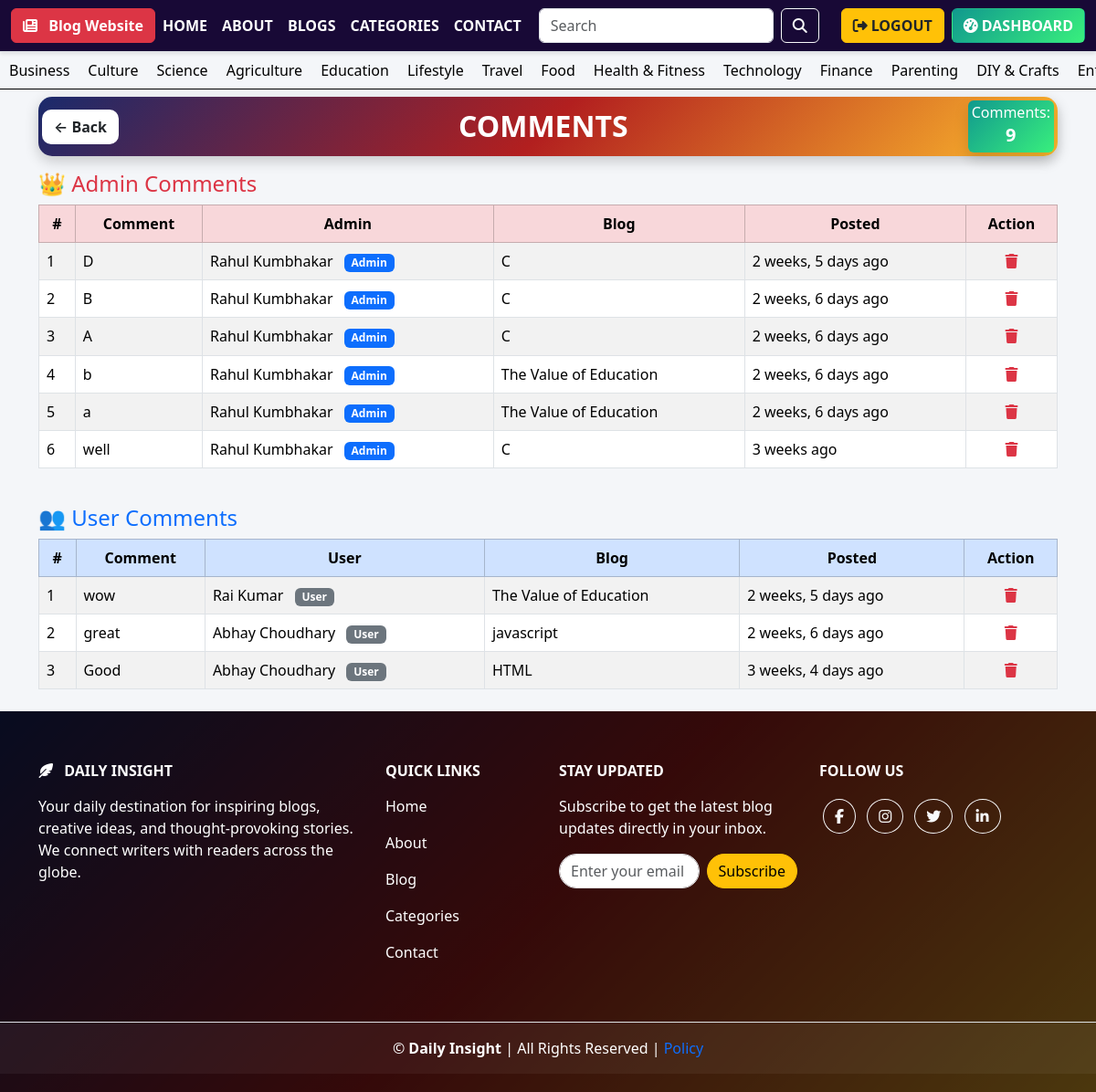
Before: /dashboard/all_comments/ (signed in) with the older database file.
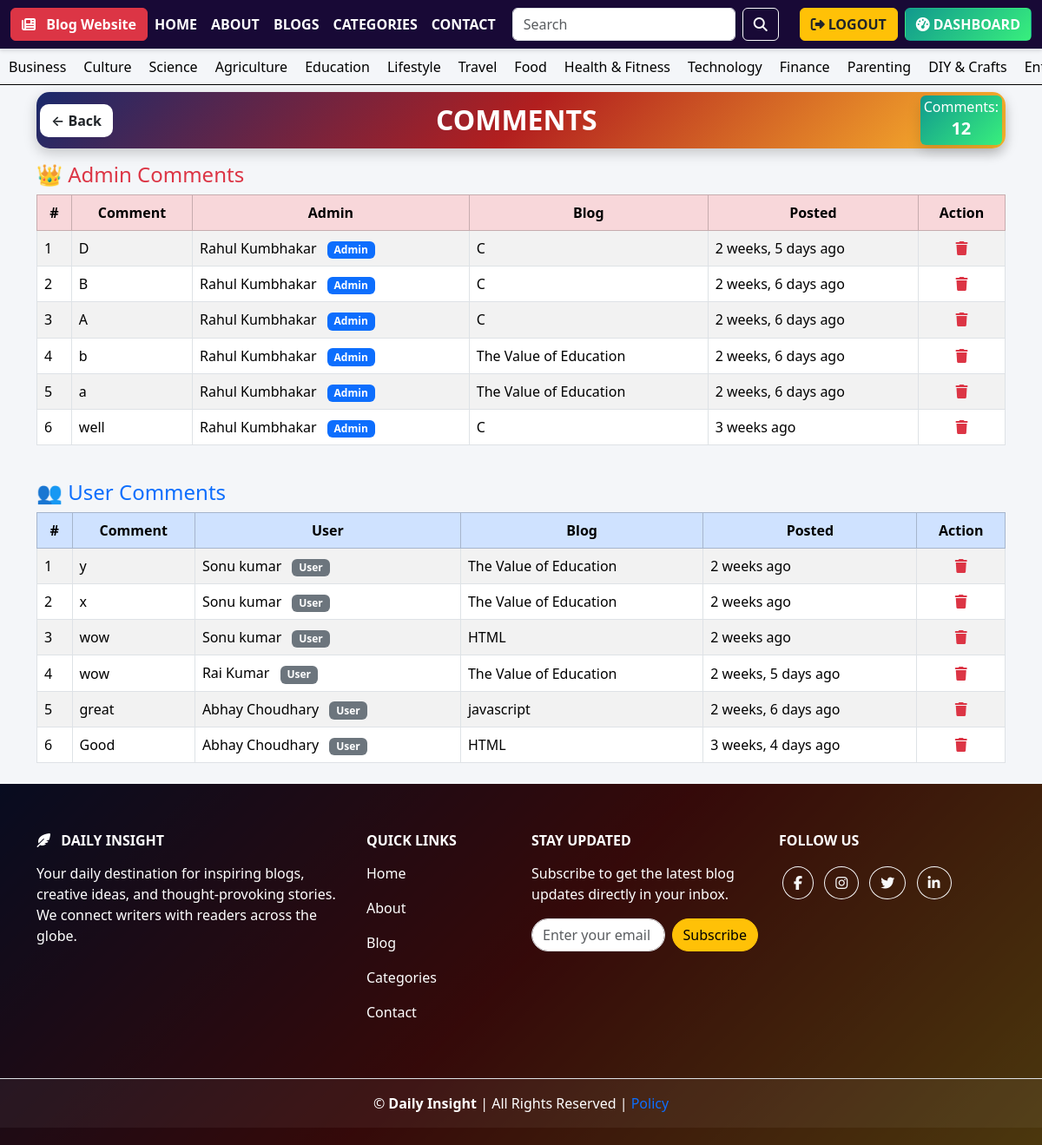
After: the same page with the newer database file.
### blog_app/models.py (models this page shows, shortened)
class Category(models.Model):
    category_name = models.CharField(max_length=100,unique=True)
    created_at=models.DateTimeField(auto_now_add=True)
    updated_at=models.DateTimeField(auto_now=True)
    class Meta:
        verbose_name_plural='categories'

class Comment(models.Model):
    user=models.ForeignKey(User,on_delete=models.CASCADE)
    blog= models.ForeignKey(Blogs,on_delete=models.CASCADE)
    comment=models.TextField(max_length=200)
    created_at=models.DateTimeField(auto_now_add=True)
    updated_at=models.DateTimeField(auto_now=True)

class Blogs(models.Model):
    title = models.CharField(max_length=500, unique=True)
    slug = models.SlugField(unique=True, blank=True)
    Category = models.ForeignKey('Category', on_delete=models.CASCADE)
    author = models.ForeignKey(User, on_delete=models.CASCADE)
    blog_image = models.ImageField(null=True, blank=True, upload_to='blogs_image')
    short_description = models.CharField(max_length=2000, default='No description')
    blog_body = CKEditor5Field('Text', config_name='default')
    status = models.CharField(max_length=10, choices=STATUS_CHOICE, default='draft')
    is_featured = models.BooleanField(default=False)  # ✅ Correct spelling
    created_at = models.DateTimeField(auto_now_add=True)
    updated_at = models.DateTimeField(auto_now=True)
    liked_users = models.ManyToManyField(
        settings.AUTH_USER_MODEL,
        related_name='liked_blogs',
        blank=True
    )
    disliked_users = models.ManyToManyField(
        settings.AUTH_USER_MODEL,
        related_name='disliked_blogs',
        blank=True
    )
    class Meta:
        verbose_name_plural = 'blogs'

### dashboard/views.py (the view)
# urls.py: path('all_comments/',all_comments,name='all_comments'),
def all_comments(request):
    if request.user.is_authenticated:
        if request.user.is_staff or request.user.is_superuser:
            admin_comments = Comment.objects.filter(user__is_staff=True).select_related('blog').order_by('-created_at')
            user_comments = Comment.objects.filter(user__is_staff=False).select_related('blog').order_by('-created_at')
            comment_count = admin_comments.count() + user_comments.count()
        else:
            admin_comments = Comment.objects.none()
            user_comments = Comment.objects.filter(user=request.user).select_related('blog').order_by('-created_at')
            comment_count = user_comments.count()
    else:
        admin_comments = Comment.objects.none()
        user_comments = Comment.objects.none()
        comment_count = 0
    return render(request, 'all_comments.html', {
        'admin_comments': admin_comments,
        'user_comments': user_comments,
        'comment_count': comment_count
    })

### blog_app/context_processors.py (called while the page is built)
def get_categories(request):
    categories=Category.objects.all()
    return {'categories': categories}

### dashboard/templates/all_comments.html (shortened to what this page needs)
{% extends 'base/base.html' %}
{% block content %}
<div class="container py-2">
  <div class="header-bar d-flex justify-content-between align-items-center mb-3 px-1 py-1">
    <a href="{% url 'comments' %}" class="btn btn-back">← Back</a>
    <h2 class="text-center mb-0">
      {% if request.user.is_staff or request.user.is_superuser %}
        COMMENTS
      {% else %}
        MY COMMENTS
      {% endif %}
    </h2>
    <div class="stat-card border-2 shadow bg-gradient-green rounded text-white px-1 py-1 text-center">
      <h6 class="m-0">Comments:</h6>
      <p class="fs-5 fw-bold m-0">{{ comment_count }}</p>
    </div>
  </div>
  {% if request.user.is_staff or request.user.is_superuser %}
    <h4 class="mt-3 text-danger">👑 Admin Comments</h4>
    {% if admin_comments %}
      <div class="table-responsive mb-4">
        <table class="table table-bordered table-striped align-middle">
          <thead class="table-danger text-center">
            <tr>
              <th>#</th>
              <th>Comment</th>
              <th>Admin</th>
              <th>Blog</th>
              <th>Posted</th>
              <th>Action</th>
            </tr>
          </thead>
          <tbody>
            {% for i in admin_comments %}
            <tr>
              <td>{{ forloop.counter }}</td>
              <td>{{ i.comment }}</td>
               <td>{{ i.user.get_full_name|default:i.user.username }} <span class="badge bg-primary ms-2">Admin</span></td>
              <td>{{ i.blog.title }}</td>
              <td>{{ i.created_at|timesince }} ago</td>
              <td class="text-center">
                <a href="{% url 'delete_comment' i.id %}" class="delete-btn" title="Delete Comment">
                  <i class="fa-solid fa-trash"></i>
                </a>
              </td>
            </tr>
            {% endfor %}
          </tbody>
        </table>
      </div>
    {% else %}
      <div class="alert alert-warning">No admin comments yet.</div>
    {% endif %}
  {% endif %}
  {% if request.user.is_staff or request.user.is_superuser %}
    <h4 class="text-primary">👥 User Comments</h4>
  {% endif %}
  {% if user_comments %}
    <div class="table-responsive">
      <table class="table table-bordered table-striped align-middle">
        <thead class="table-primary text-center">
          <tr>
            <th>#</th>
            <th>Comment</th>
            {% if request.user.is_staff or request.user.is_superuser %}
              <th>User</th>
            {% endif %}
            <th>Blog</th>
            <th>Posted</th>
            <th>Action</th>
          </tr>
        </thead>
        <tbody>
          {% for i in user_comments %}
          <tr>
            <td>{{ forloop.counter }}</td>
            <td>{{ i.comment }}</td>
            {% if request.user.is_staff or request.user.is_superuser %}
               <td>{{ i.user.get_full_name|default:i.user.username }} <span class="badge bg-secondary ms-2">User</span></td>
            {% endif %}
            <td>{{ i.blog.title }}</td>
            <td>{{ i.created_at|timesince }} ago</td>
            <td class="text-center">
              <a href="{% url 'delete_comment' i.id %}" class="delete-btn" title="Delete Comment">
                <i class="fa-solid fa-trash"></i>
              </a>
            </td>
          </tr>
          {% endfor %}
        </tbody>
      </table>
    </div>
  {% endif %}
</div>
{% endblock %}

### templates/base/base.html
{% include './header.html' %}
{% include './categories.html' %}
{% block content %}
{% endblock %}
{% include './footer.html' %}

### templates/base/header.html (shortened to what this page needs)
{% load static %}
<!DOCTYPE html>
<html lang="en">
<head>
  <link href="https://cdn.jsdelivr.net/npm/bootstrap@5.3.3/dist/css/bootstrap.min.css" rel="stylesheet"/>
  <link rel="stylesheet" href="https://cdnjs.cloudflare.com/ajax/libs/font-awesome/6.5.0/css/all.min.css"/>
</head>
<body>
  <nav class="navbar navbar-expand-lg border-bottom sticky-top" style="background-color: rgba(24, 9, 54, 1);">
    <div class="container-fluid">
      <a class="btn btn-danger fw-bold text-white" href="/home/">
        <i class="fas fa-newspaper me-2"></i> Blog Website
      </a>
      <div class="collapse navbar-collapse" id="navbarContent">
        <ul class="navbar-nav me-auto mb-2 mb-lg-0">
          <li class="nav-item"><a class="nav-link fw-bold text-white" href="/home/">HOME</a></li>
          <li class="nav-item"><a class="nav-link fw-bold text-white" href="{% url 'about' %}">ABOUT</a></li>
          <li class="nav-item"><a class="nav-link fw-bold text-white" href="{% url 'all_blog' %}">BLOGS</a></li>
          <li class="nav-item"><a class="nav-link fw-bold text-white" href="{% url 'all_category' %}">CATEGORIES</a></li>
          <li class="nav-item"><a class="nav-link fw-bold text-white" href="{% url 'contact' %}">CONTACT</a></li>
        </ul>
        <div class="d-flex flex-column flex-lg-row align-items-stretch align-items-lg-center gap-2">
          <form class="d-flex w-100 w-lg-auto me-lg-3" action="{% url 'search' %}" method="GET">
            <input class="form-control me-2" name="keyword" type="search" placeholder="Search"/>
            <button class="btn btn-outline-light" type="submit"><i class="fas fa-search"></i></button>
          </form>
          <ul class="navbar-nav mb-2 mb-lg-0 d-flex flex-column flex-lg-row gap-2">
            {% if not user.is_authenticated %}
              <li class="nav-item">
                <a class="btn btn-primary fw-bold text-white d-flex align-items-center" href="{% url 'login' %}">
                  <i class="fas fa-sign-in-alt"></i><span class="ms-1">LOGIN</span>
                </a>
              </li>
              <li class="nav-item">
                <a class="btn btn-warning fw-bold text-dark d-flex align-items-center" href="{% url 'register' %}">
                  <i class="fas fa-user-plus"></i><span class="ms-1">REGISTER</span>
                </a>
              </li>
            {% else %}
              <li class="nav-item">
                <a class="btn btn-warning fw-bold text-dark d-flex align-items-center" href="{% url 'logout' %}">
                  <i class="fas fa-sign-out-alt"></i><span class="ms-1">LOGOUT</span>
                </a>
              </li>
              <li class="nav-item">
                <a class="btn fw-bold text-white d-flex align-items-center" href="{% url 'dashboard' %}" style="background: linear-gradient(135deg, #11998e, #38ef7d);">
                  <i class="fas fa-tachometer-alt"></i><span class="ms-1">DASHBOARD</span>
                </a>
              </li>
            {% endif %}
          </ul>
        </div>
      </div>
    </div>
  </nav>
</body>
</html>

### templates/base/categories.html
<div class="categories py-2" style="border-bottom: 1px solid black;">
  {% for i in categories%}
  <a href="{% url 'specific_category' i.id %}">{{i.category_name}}</a>
  {% endfor %}
</div>

### templates/base/footer.html (shortened to what this page needs)
<footer class="text-center text-lg-start text-white"
        style="background: linear-gradient(135deg, #1a2a6c, #b21f1f, #fdbb2d); position: relative;">
  <div style="background-color: rgba(0,0,0,0.7); padding-top: 40px; padding-bottom: 20px;">
    <div class="container text-center text-md-start">
      <div class="row mt-3">
        <div class="col-md-4 col-lg-4 col-xl-4 mx-auto mb-4">
          <h6 class="text-uppercase fw-bold mb-3">
            <i class="fas fa-feather-alt me-2"></i> Daily Insight
          </h6>
          <p>
            Your daily destination for inspiring blogs, creative ideas, and thought-provoking stories.
            We connect writers with readers across the globe.
          </p>
        </div>
        <div class="col-md-2 col-lg-2 col-xl-2 mx-auto mb-4">
          <h6 class="text-uppercase fw-bold mb-3">Quick Links</h6>
          <p><a href="/home/" class="text-reset" style="text-decoration:none">Home</a></p>
          <p><a href="{% url 'about' %}" class="text-reset" style="text-decoration:none">About</a></p>
          <p><a href="{% url 'all_blog' %}" class="text-reset" style="text-decoration:none">Blog</a></p>
          <p><a href="{% url 'all_category' %}" class="text-reset" style="text-decoration:none">Categories</a></p>
          <p><a href="{% url 'contact' %}" class="text-reset" style="text-decoration:none">Contact</a></p>
        </div>
        <div class="col-md-3 col-lg-3 col-xl-3 mx-auto mb-4">
          <h6 class="text-uppercase fw-bold mb-3">Stay Updated</h6>
          <p>Subscribe to get the latest blog updates directly in your inbox.</p>
          {% if not user.is_authenticated %}
          <form method="post" action="" class="d-flex">
    {% csrf_token %}
    <input type="email" name="email" class="form-control me-2 rounded-pill" placeholder="Enter your email" required>
    <a class="btn btn-warning rounded-pill" href="{% url 'login' %}">Subscribe</a>
</form>
{% else %}
<form method="post" action="{% url 'subscribe' %}" class="d-flex">
    <input type="email" name="email" class="form-control me-2 rounded-pill" placeholder="Enter your email" required>
    <button class="btn btn-warning rounded-pill" type="submit">Subscribe</button>
    {% endif %}
</form>
        </div>
        <div class="col-md-3 col-lg-3 col-xl-3 mx-auto mb-4">
          <h6 class="text-uppercase fw-bold mb-3">Follow Us</h6>
          <a href="https://facebook.com" class="btn btn-outline-light btn-floating m-1 rounded-circle"><i class="fab fa-facebook-f"></i></a>
          <a href="https://instagram.com" class="btn btn-outline-light btn-floating m-1 rounded-circle"><i class="fab fa-instagram"></i></a>
          <a href="https://twitter.com" class="btn btn-outline-light btn-floating m-1 rounded-circle"><i class="fab fa-twitter"></i></a>
          <a href="https://linkedin.com" class="btn btn-outline-light btn-floating m-1 rounded-circle"><i class="fab fa-linkedin-in"></i></a>
        </div>
      </div>
    </div>
    <div class="text-center p-3 border-top mt-4" style="background-color: rgba(255,255,255,0.05);">
      © {{ now|date:"Y" }} <b>Daily Insight</b> | All Rights Reserved | <a href="{% url 'policy' %}" style="text-decoration: none;">Policy</a>
    </div>
  </div>
</footer>

### templates/base/header.html (style rules this page uses)
.navbar.sticky-top { z-index: 1050; box-shadow: 0 2px 4px rgba(0,0,0,0.1); }
.categories { display: flex; overflow-x: auto; white-space: nowrap; scrollbar-width: none; -ms-overflow-style: none; }
.categories a { flex: 0 0 auto; margin: 0 10px; color: black; text-decoration: none; font-weight: 500; }

### dashboard/templates/all_comments.html (style rules this page uses)
body { background-color: #f4f6f9; }
.header-bar { background: linear-gradient(135deg, #1a2a6c, #b21f1f, #fdbb2d); border-radius: 15px; padding: 3px 6px; box-shadow: 0 5px 15px rgba(0,0,0,0.2); }
.header-bar h2 { font-weight: 700; color: white; }
.btn-back { background: white; font-weight: 600; border-radius: 10px; transition: 0.3s; }
.bg-gradient-green { background: linear-gradient(135deg, #11998e, #38ef7d); }
.delete-btn { color: #dc3545; }

Changed rows visible on the page:
added Comment: comment "y", user.get_full_name "Sonu kumar", blog "The Value of Education", created_at "2 weeks", shown under "👥 User Comments"
added Comment: comment "x", user.get_full_name "Sonu kumar", blog "The Value of Education", created_at "2 weeks", shown under "👥 User Comments"
added Comment: comment "wow", user.get_full_name "Sonu kumar", blog "HTML", created_at "2 weeks", shown under "👥 User Comments"
Other visible differences:
{{ comment_count }}: "9" → "12"
